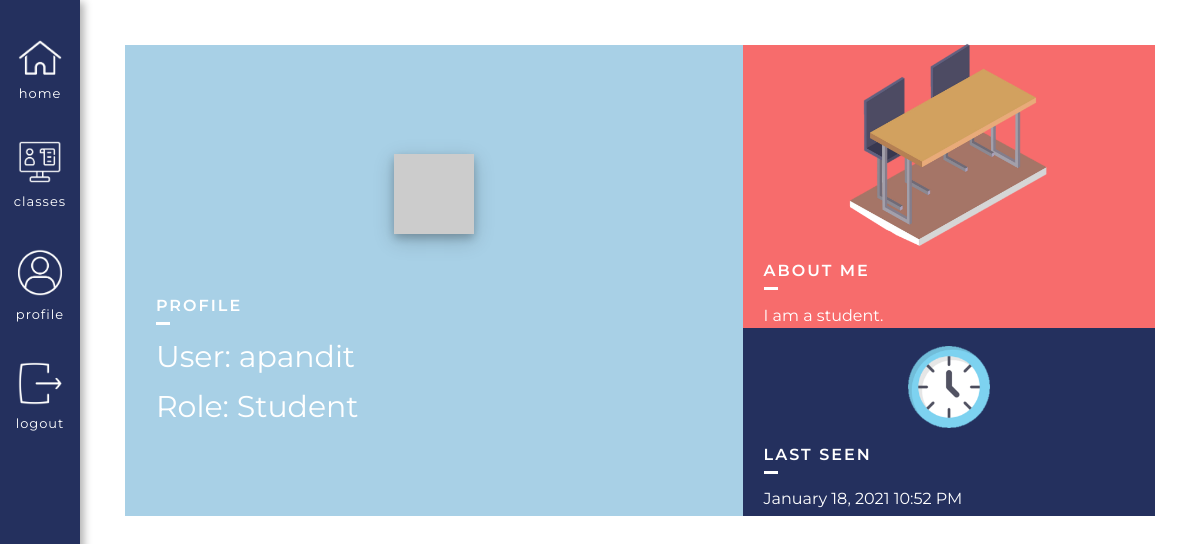
The page /user/apandit (signed in) on the database as committed earlier.
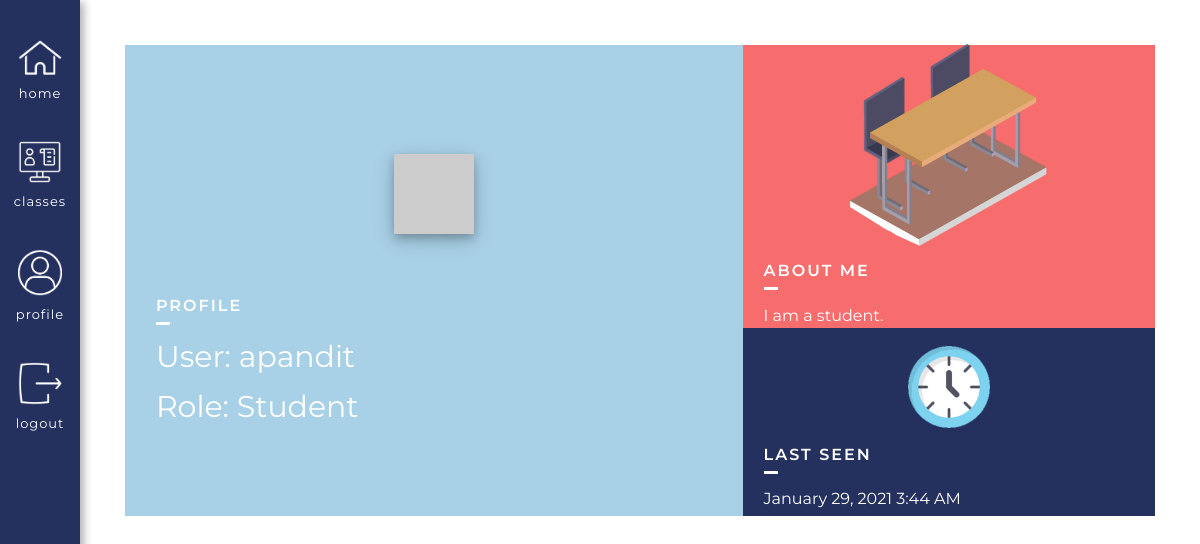
The same page on the database as committed later.
### app/models.py (models this page shows, shortened)
class User(UserMixin, db.Model):
    id = db.Column(db.Integer, primary_key=True)
    username = db.Column(db.String(64), index=True, unique=True) # adding columns to the database
    email = db.Column(db.String(120), index=True, unique=True)
    password_hash = db.Column(db.String(128))
    role = db.Column(db.Integer, index=False, unique=False) # 0 is Teacher, 1 is Student
    about_me = db.Column(db.String(140))
    last_seen = db.Column(db.DateTime, default=datetime.utcnow)
    posts = db.relationship('Post', backref='author', lazy='dynamic') # First part is calling it from the Post model, secret field is the backref (author)
    reactions = db.relationship('Reactions', backref='reactor', lazy='dynamic') # This will show all the reactions that this user has made
    teaches = db.relationship('Courses', backref='teacher', lazy='dynamic') # This will show all the courses that the user teaches
    signups = db.relationship('Signups', backref='student', lazy='dynamic') # This will show all of the signups of that user
    def avatar(self, size):
        digest = md5(self.email.lower().encode('utf-8')).hexdigest()
        return 'https://www.gravatar.com/avatar/{}?d=identicon&s={}'.format(digest, size)

### app/routes.py (the view)
@app.route('/user/<username>') # User profile page
@login_required
def user(username):
    user = User.query.filter_by(username=username).first_or_404()
    posts = [
        {'author': user, 'body': 'Test post #1'},
        {'author': user, 'body': 'Test post #2'}
    ]
    return render_template('user.html', user=user, posts=posts, title=username)

### app/models.py (called while the page is built)
@login.user_loader
def load_user(id):
        return User.query.get(int(id))

### app/routes.py (called while the page is built)
@app.before_request # This function will be executed right before the view function
def before_request():
    if current_user.is_authenticated: # Checks whether the current user is logged in
        current_user.last_seen = datetime.utcnow() # Sets the last seen to the date using the UTC time zone
        db.session.commit() # Don't need to do db.session.add() because the user is already in the database (using a current_user)

### app/templates/user.html (shortened to what this page needs)
{% extends "base.html" %}
{% block head %}
    <link rel="stylesheet" href="{{ url_for('static', filename='css/user.css') }}">
{% endblock %}
{% block content %}
<div class = "userBox">
    <div class = "userImage">
        <img src="{{ user.avatar(380) }}">
        <div class = "usernameBox">
            <div class = "titleHolder">
                <h2>Profile</h2>
            </div>
            <div class = "usernameInside">
                <div class = "userInsideAgain">
                    <h1>User: {{ user.username }}</h1>
                    {% if user.role == 0 %}
                        <h1>Role: Teacher</h1>
                    {% else %}
                        <h1>Role: Student</h1>
                    {% endif %}
                </div>
            </div>
        </div>
    </div>
    <div class = "userInfo">
        <div class = "about">
            <div class = "aboutImage">
                <img src="{{ url_for('static', filename='images/Table.png' )}}">
            </div>
            <div class = "aboutMeText">
                <div class = "titleHolder aboutTitle">
                    <h2>About Me</h2>
                </div>
                <div class = "aboutActual">
                    {% if user.about_me %}
                        <p> {{ user.about_me }}</p>
                    {% endif %}
                </div>
            </div>
        </div>
        <div class = "lastSeenHolder">
            <div class = "aboutImage timeImage">
                <img src="{{ url_for('static', filename='images/Time.png' )}}">
            </div>
            <div class = "lastSeen">
                {% if user.last_seen %}
                    <div class = "titleHolder aboutTitle">
                        <h2>Last seen</h2>
                    </div>
                    <div class = "aboutActual">
                        <p>{{ moment(user.last_seen).format('LLL') }}</p>
                    </div>
                {% endif %}
            </div>
        </div>
    </div>
</div>
{% endblock %}

### app/templates/base.html (shortened to what this page needs)
<!DOCTYPE html>
<html>
    <head>
        <link rel="stylesheet" href="{{ url_for('static', filename='css/base.css') }}">
        {% block head %} {% endblock %}
    </head>
    <header>
        <nav>
            <div class = "headerItem uppermost">
                <div class = "insideHeader">
                    <a class = "imageLinkHolder" href="{{ url_for('index') }}">
                        <img src = "{{ url_for('static', filename='images/Home.png') }}">
                    </a>
                    <a class="imageLabel" href="{{ url_for('index') }}">Home</a>
                </div>
            </div>
            {% if current_user.is_anonymous %}
            <div class = "headerItem">
                <div class = "insideHeader">
                    <a class = "imageLinkHolder" href="{{ url_for('login') }}">
                        <img src = "{{ url_for('static', filename='images/Login.png') }}">
                    </a>
                    <a class="imageLabel" href="{{ url_for('login') }}">Login</a>
                </div>
            </div>
            {% else %}
            <div class = "headerItem">
                <div class = "insideHeader">
                    <a class = "imageLinkHolder" href="{{ url_for('classes', username=current_user.username) }}">
                        <img src = "{{ url_for('static', filename='images/ClassesIcon.png') }}">
                    </a>
                    <a class="imageLabel" href="{{ url_for('classes', username=current_user.username) }}">Classes</a>
                </div>
            </div>
            <div class = "headerItem">
                <div class = "insideHeader">
                    <a class = "imageLinkHolder" href="{{ url_for('user', username=current_user.username) }}">
                        <img src = "{{ url_for('static', filename='images/ProfileIcon.png') }}">
                    </a>
                    <a class="imageLabel" href="{{ url_for('user', username=current_user.username) }}">Profile</a>
                </div>
            </div>
            <div class = "headerItem">
                <div class = "insideHeader">
                    <a class = "imageLinkHolder" href="{{ url_for('logout') }}">
                        <img src = "{{ url_for('static', filename='images/LogoutIcon.png') }}">
                    </a>
                    <a class="imageLabel" href="{{ url_for('logout') }}">Logout</a>
                </div>
            </div>
            {% endif %}
        </nav>
    </header>
    <body>
        <div class = "contentHolder">
            {% block content %} {% endblock %}
        </div>
    </body>
</html>

### app/static/css/base.css (style rules this page uses)
@media screen and (min-width: 601px) { header { height: 100vh; width: 80px; display: flex; align-items: center; justify-content: flex-start; font-family: Poppins, sans-serif; text-transform: uppercase; z-index: 100; font-family: "Montserrat", sans-serif; position: fixed; top: 0; box-shadow: 4px 2px 8px 0 rgba(0, 0, 0, 0.3); } }
@media screen and (min-width: 601px) { nav { background-color: #24305E; width: 100%; height: 100%; display: flex; flex-direction: column; justify-content: flex-start; align-items: center; left: 0; } }
@media screen and (min-width: 601px) { nav a { font-family: 'Montserrat', sans-serif; text-decoration: none; color: black; } }
@media screen and (min-width: 601px) { .headerItem { display: flex; flex-direction: column; justify-content: center; align-items: center; width: 100%; margin-top: 25%; margin-bottom: 25%; } }
@media screen and (min-width: 601px) { .uppermost { margin-top: 50%; } }
@media screen and (min-width: 601px) { .insideHeader { display: flex; flex-direction: column; justify-content: center; align-items: center; } }
@media screen and (min-width: 601px) { .headerItem img { width: 55%; margin-bottom: 10px; } }
@media screen and (min-width: 601px) { .imageLinkHolder { display: flex; justify-content: center; } }
@media screen and (min-width: 601px) { .headerItem a { font-size: 13px; color: white; text-transform: lowercase; letter-spacing: 1px; } }
@media screen and (min-width: 601px) { .contentHolder { margin: 45px 45px 45px 125px; } }
body { margin: 0 !important; font-family: "Montserrat", sans-serif; }
h1, p { margin: 0; }
h2, h3 { font-weight: 400; }

### app/static/css/user.css (style rules this page uses)
.userBox { display: flex; justify-content: space-between; width: 100%; }
.userImage { background-color: #A8D0E6; width: 60%; display: flex; justify-content: center; align-items: center; flex-direction: column; }
.userImage img { margin: 8%; box-shadow: 0 4px 8px 0 rgba(0, 0, 0, 0.2), 0 6px 20px 0 rgba(0, 0, 0, 0.19); }
.userInfo { width: 40%; }
.about { background-color: #F76C6C; display: flex; flex-direction: column; justify-content: center; align-items: center; height: 60%; }
.lastSeenHolder { display: flex; flex-direction: column; align-items: center; justify-content: space-around; height: 40%; background-color: #24305E; }
.lastSeen { width: 90%; }
.contentHolder { display: flex; align-items: center; justify-content: center; }
.usernameBox { width: 90%; margin-bottom: 4%; color: white; }
.usernameInside h1 { font-weight: 400; font-size: 30px; line-height: 50px; }
.usernameInside { margin-top: 3%; display: flex; justify-content: space-between; align-items: center; }
.titleHolder h2 { position: relative; font-size: 16px; font-weight: 600; text-transform: uppercase; letter-spacing: 2px; color: white; }
.titleHolder h2:after { position: absolute; content: ''; height: 3px; bottom: -10px; left: 0; right: 0; width: 2.5%; background: white; }
.aboutTitle h2:after { width: 4%; }
.aboutImage { width: 100%; display: flex; justify-content: center; align-items: center; }
.aboutImage img { width: 50%; }
.aboutMeText { width: 90%; color: white; }
.aboutActual { padding-top: 2%; line-height: 30px; color: white; }
.timeImage img { width: 20%; margin-top: 4%; }

Rows that differ between the two databases and show on the page:
changed User "apandit": last_seen "January 18, 2021 10:52 PM" → "January 29, 2021 3:44 AM"
